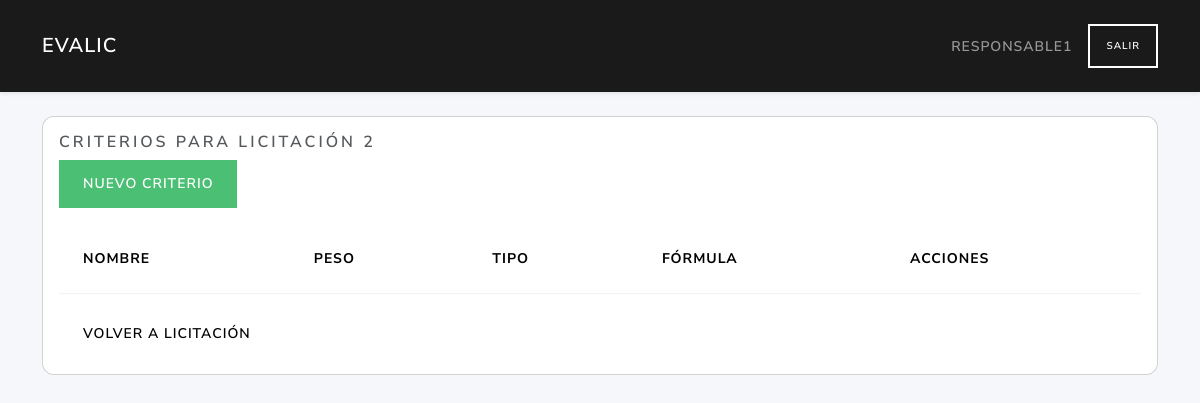
Page /criterios/2 (signed in) on the earlier database version.
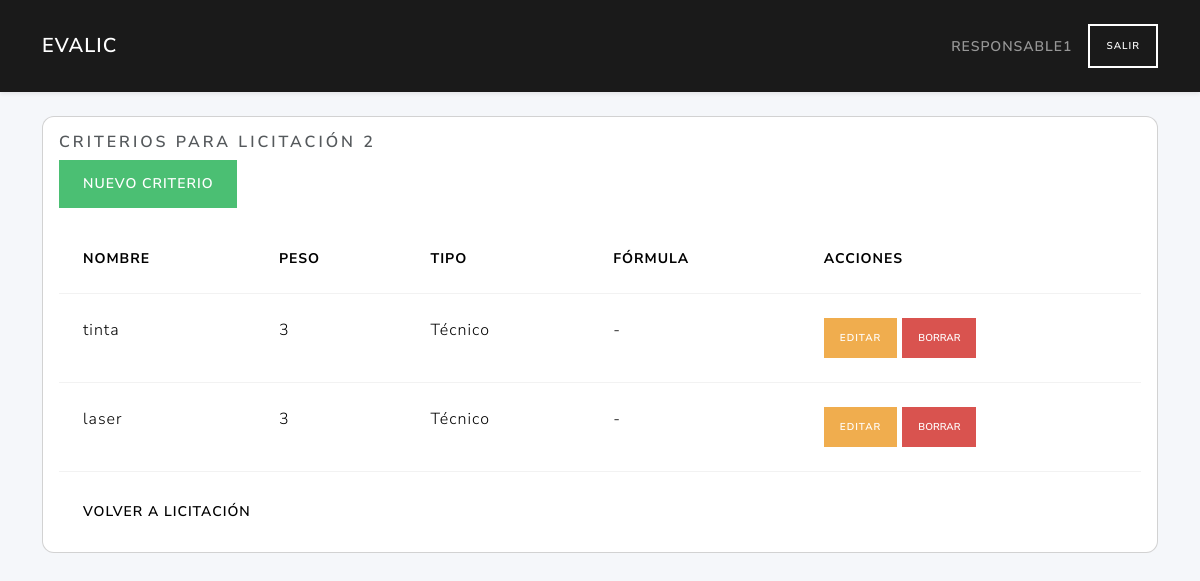
Same page on the later database version.
### tables this page shows
CREATE TABLE criterios (
        id  INTEGER PRIMARY KEY AUTOINCREMENT,
        NombreCriterio TEXT NOT NULL,
        descripcion TEXT,
        peso INTEGER,
        tipocriterio_id INTEGER NOT NULL,
        licitacion_id INTEGER NOT NULL,
        formula_id INTEGER,                          
        FOREIGN KEY (tipocriterio_id) REFERENCES tipo_criterios(id)
        FOREIGN KEY (licitacion_id) REFERENCES licitaciones(id)
        FOREIGN KEY (formula_id) REFERENCES formulas(id)                                                             
    );

CREATE TABLE tipo_criterios (
        id INTEGER PRIMARY KEY AUTOINCREMENT,
        TipoCriterio TEXT NOT NULL UNIQUE CHECK(TipoCriterio IN ('Administrativo','Técnico','Económico'))
    );

### routes/criterios_routes.py (the view)
@criterios_bp.route('/<int:lic_id>')
def index(lic_id):
    if 'user_id' not in session:
        return redirect(url_for('auth.login'))
    db = get_db(current_app)
    ok, response = _check_phase(db, lic_id)
    if not ok:
        return response
    items = listar(db, lic_id)
    return render_template(
        'criterios/index.html',
        criterios=items,
        lic_id=lic_id
    )

### app.py (called while the page is built)
def create_app():
    app = Flask(__name__)
    app.config.from_object(Config)
    @app.context_processor
    def utility_processor():
        from flask import request, url_for
        def url_for_other_page(page):
            args = request.args.copy()
            args['page'] = page
            return url_for('licitaciones.index', **args)
        return dict(url_for_other_page=url_for_other_page)
    app.teardown_appcontext(close_connection)
    with app.app_context():
        init_db(app)
    app.register_blueprint(auth_bp)
    app.register_blueprint(user_bp)
    app.register_blueprint(licitaciones_bp)
    app.register_blueprint(ofertas_bp)
    app.register_blueprint(licitantes_bp)
    from routes.criterios_routes import criterios_bp
    app.register_blueprint(criterios_bp)
    return app

### models/criterios_data.py (called while the page is built)
def list_criterios(db, licitacion_id):
    return db.execute("""
        SELECT c.*, t.TipoCriterio, f.NombreFormula
        FROM criterios c
        JOIN tipo_criterios t ON c.tipocriterio_id=t.id
        LEFT JOIN formulas f ON c.formula_id=f.id
        WHERE c.licitacion_id=?
        ORDER BY c.id
    """, (licitacion_id,)).fetchall()

### models/dao.py (called while the page is built)
def get_db(app):
    db = getattr(g, '_database', None)
    if db is None:
        db = g._database = sqlite3.connect(app.config['DATABASE'])
        db.row_factory = sqlite3.Row
    return db

def close_connection(exception):
    db = getattr(g, '_database', None)
    if db is not None:
        db.close()

### models/etapas_data.py (called while the page is built)
def get_current_etapa(db: Connection, id_licitacion: int) -> str:
    cur = db.execute(
        """
        SELECT f.nombre
          FROM etapas e
          JOIN fases f ON e.fase_id = f.id
         WHERE e.licitacion_id = ?
         ORDER BY e.fecha_inicio DESC
         LIMIT 1
        """,
        (id_licitacion,)
    )
    row = cur.fetchone()
    return row['nombre'] if row else None

### models/licitaciones_data.py (called while the page is built)
def get_licitacion(db, lic_id):
    cur = db.execute("SELECT * FROM licitaciones WHERE id=?", (lic_id,))
    return cur.fetchone()

### routes/criterios_routes.py (called while the page is built)
def _check_phase(db, lic_id):
    lic = get_licitacion(db, lic_id)
    if not lic:
        flash('Licitación no encontrada', 'danger')
        return False, redirect(url_for('licitaciones.edit_licitacion_route', lic_id=lic_id))
    phase = get_current_stage(db, lic_id)
    if phase != 'Borrador':
        return False, redirect(url_for('licitaciones.edit_licitacion_route', lic_id=lic_id))
    return True, None

### services/criterio_service.py (called while the page is built)
def listar(db, lic_id):
    return list_criterios(db, lic_id)

### templates/criterios/index.html (shortened to what this page needs)
{% extends "base.html" %}
{% block content %}
<div class="card">
  <div class="card-body">
    <h5 class="card-title">Criterios para Licitación {{ lic_id }}</h5>
    <a href="{{ url_for('criterios.create_criterio_route', lic_id=lic_id) }}" class="btn btn-success mb-3">Nuevo Criterio</a>
    <table class="table">
      <thead>
        <tr>
          <th>Nombre</th><th>Peso</th><th>Tipo</th><th>Fórmula</th><th>Acciones</th>
        </tr>
      </thead>
      <tbody>
        {% for c in criterios %}
        <tr>
          <td>{{ c.NombreCriterio }}</td>
          <td>{{ c.Peso }}</td>
          <td>{{ c.TipoCriterio }}</td>
          <td>{{ c.NombreFormula or '-' }}</td>
          <td>
            <a href="{{ url_for('criterios.edit_criterio_route', lic_id=lic_id, crit_id=c.id) }}" class="btn btn-sm btn-warning">Editar</a>
            <form method="post" action="{{ url_for('criterios.delete_criterio_route', lic_id=lic_id, crit_id=c.id) }}" style="display:inline">
              <button type="submit" class="btn btn-sm btn-danger" onclick="return confirm('¿Eliminar criterio?')">Borrar</button>
            </form>
          </td>
        </tr>
        {% endfor %}
      </tbody>
    </table>
    <a href="{{ url_for('licitaciones.edit_licitacion_route', lic_id=lic_id) }}" class="btn btn-secondary">Volver a Licitación</a>
  </div>
</div>
{% endblock %}

### templates/base.html (shortened to what this page needs)
<!doctype html>
<html lang="es">
<head>
  <link href="https://cdn.jsdelivr.net/npm/bootswatch@5.3.0/dist/lux/bootstrap.min.css"
        rel="stylesheet">
</head>
<body>
  <nav class="navbar navbar-expand-lg navbar-dark bg-primary shadow-sm">
    <div class="container">
      <a class="navbar-brand" href="{{ url_for('user.dashboard') }}">EvaLic</a>
      {% if session.get('username') %}
      <div class="ms-auto d-flex align-items-center">
        <span class="navbar-text me-3">{{ session['username'] }}</span>
        <a class="btn btn-outline-light btn-sm"
           href="{{ url_for('auth.do_logout') }}">Salir</a>
      </div>
      {% endif %}
    </div>
  </nav>
  <main class="container py-4">
    {% block content %}{% endblock %}
  </main>
</body>
</html>

### templates/base.html (style rules this page uses)
body { background:#f5f7fa; }
.card { border-radius:.75rem; }
.navbar-brand { font-weight:600; }

Differences in the rows shown:
added criterios: NombreCriterio "tinta", Peso "3", TipoCriterio "Técnico", NombreFormula "-"
added criterios: NombreCriterio "laser", Peso "3", TipoCriterio "Técnico", NombreFormula "-"
